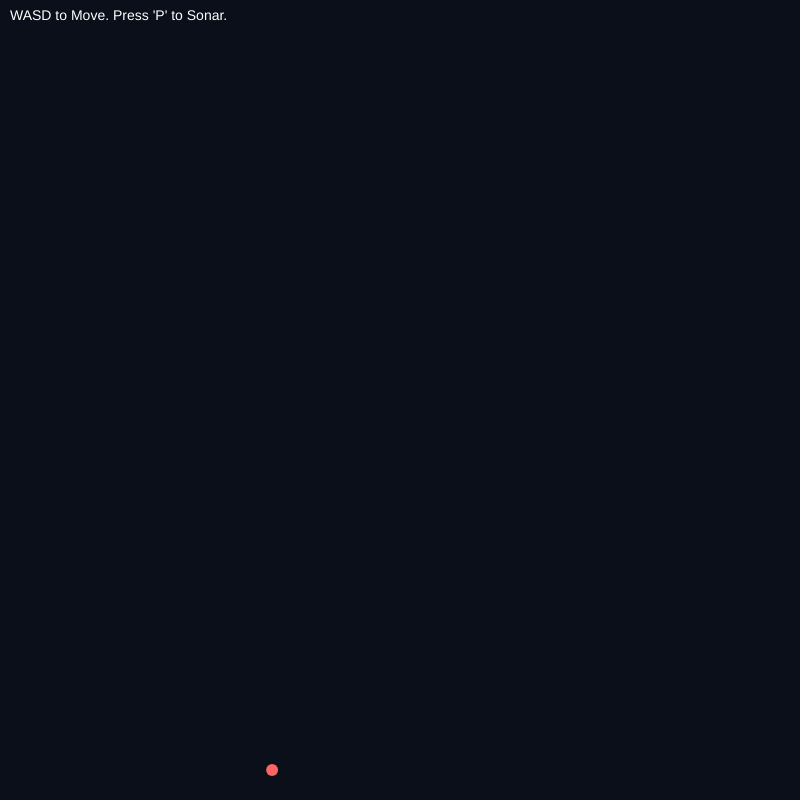
Frame 1 (no input)
Frame 60 (no input): identical to frame 1, image omitted
Frame 120 (the mouse pressed at the canvas centre since frame 60): identical to frame 1, image omitted

The p5.js sketch that drew this single still picture (run headless with seeded random() and noise() and a simulated clock; from frame 60 on, the mouse is pressed at the canvas centre):

// p5.js sketch
// ── sketch.js
let walls = [];
let pulses = [];
let player;
let resolution = 10;

function setup() {
  createCanvas(800, 800);

  let cols = width / resolution;
  let rows = height / resolution;
  let xOffset = 0;

  //Generate maze
  for (let y = 0; y < rows; y++) {
    let pathCentre = map(noise(xOffset), 0, 1, 0, width);

    for (let x = 0; x < cols; x++) {
      let xPos = x * resolution;
      let yPos = y * resolution;
      let d = dist(xPos, yPos, pathCentre, yPos);

      if (d > 101) {
        walls.push(new Wall(xPos, yPos, resolution, resolution));
      }
    }
    xOffset += 0.1;
  }

  let startX = map(noise(xOffset - 0.1), 0, 1, 0, width);
  player = new Player(startX, height - 30);
}

function draw() {
  background(10, 15, 25);

  player.update(deltaTime);
  player.show();

  for (let i = pulses.length - 1; i >= 0; i--) {
    let p = pulses[i];
    p.update(deltaTime);
    p.show();

    if (p.isFinished()) {
      pulses.splice(i, 1);
    }
  }

  for (let wall of walls) {
    wall.update(deltaTime);
    wall.show();
  }

  fill(255);
  noStroke();
  textSize(14);
  text("WASD to Move. Press 'P' to Sonar.", 10, 20);
}

function keyPressed() {
  if (key === "p" || key === "P") {
    pulses.push(new Pulse(player.x, player.y));
  }
}

//Player class
class Player {
  constructor(x, y) {
    this.x = x;
    this.y = y;
    this.size = 12;
    this.speed = 0.15;
  }

  update(dt) {
    let dx = 0;
    let dy = 0;

    if (keyIsDown(87)) dy -= 1; // W
    if (keyIsDown(83)) dy += 1; // S
    if (keyIsDown(65)) dx -= 1; // A
    if (keyIsDown(68)) dx += 1; // D

    if (dx !== 0 || dy !== 0) {
      let len = sqrt(dx * dx + dy * dy);
      dx /= len;
      dy /= len;
    }

    let moveX = dx * this.speed * dt;
    this.x += moveX;
    this.checkCollisions(true);

    let moveY = dy * this.speed * dt;
    this.y += moveY;
    this.checkCollisions(false);

    this.x = constrain(this.x, this.size / 2, width - this.size / 2);
    this.y = constrain(this.y, this.size / 2, height - this.size / 2);
  }

  //AABB collisions
  checkCollisions(horizontal) {
    for (let wall of walls) {
      // Check if player bounding box overlaps wall
      if (
        this.x + this.size / 2 > wall.x &&
        this.x - this.size / 2 < wall.x + wall.w &&
        this.y + this.size / 2 > wall.y &&
        this.y - this.size / 2 < wall.y + wall.h
      ) {
        //For overlap
        if (horizontal) {
          if (this.x < wall.x) this.x = wall.x - this.size / 2;
          else this.x = wall.x + wall.w + this.size / 2;
        } else {
          if (this.y < wall.y) this.y = wall.y - this.size / 2;
          else this.y = wall.y + wall.h + this.size / 2;
        }
      }
    }
  }

  show() {
    fill(255, 100, 100);
    noStroke();
    circle(this.x, this.y, this.size);
  }
}

//Pulse class
class Pulse {
  constructor(x, y) {
    this.particles = [];
    let numRays = 360;
    this.speed = 0.2;

    for (let i = 0; i < numRays; i++) {
      let angle = radians(i);
      this.particles.push({
        pos: createVector(x, y),
        vel: p5.Vector.fromAngle(angle).mult(this.speed),
        life: 255,
      });
    }
  }

  update(dt) {
    for (let p of this.particles) {
      if (p.life <= 0) continue;

      p.life -= 0.2 * dt;

      let moveStep = p5.Vector.mult(p.vel, dt);
      let nextPos = p5.Vector.add(p.pos, moveStep);

      for (let wall of walls) {
        if (
          nextPos.x >= wall.x &&
          nextPos.x <= wall.x + wall.w &&
          nextPos.y >= wall.y &&
          nextPos.y <= wall.y + wall.h
        ) {
          wall.illuminate();

          p.life = 0;
          break;
        }
      }
      
      if (p.life > 0) {
        p.pos = nextPos;
      }
    }
  }

  show() {
    strokeWeight(2);
    for (let p of this.particles) {
      if (p.life > 0) {
        stroke(100, 255, 100, p.life);
        point(p.pos.x, p.pos.y);
      }
    }
  }

  isFinished() {
    return this.particles.every((p) => p.life <= 0);
  }
}
// Wall class
class Wall {
  constructor(x, y, w, h) {
    this.x = x;
    y = y;
    this.y = y;
    this.w = w;
    this.h = h;
    this.alpha = 0;
  }

  illuminate() {
    this.alpha = 255;
  }

  update(dt) {
    if (this.alpha > 0) this.alpha -= 0.1 * dt;
  }

  show() {
    if (this.alpha > 1) {
      noStroke();
      fill(40, 60, 80, this.alpha);
      rect(this.x, this.y, this.w, this.h);
      stroke(100, 200, 220, this.alpha);
      strokeWeight(1);
      noFill();
      rect(this.x, this.y, this.w, this.h);
    }
  }
}
